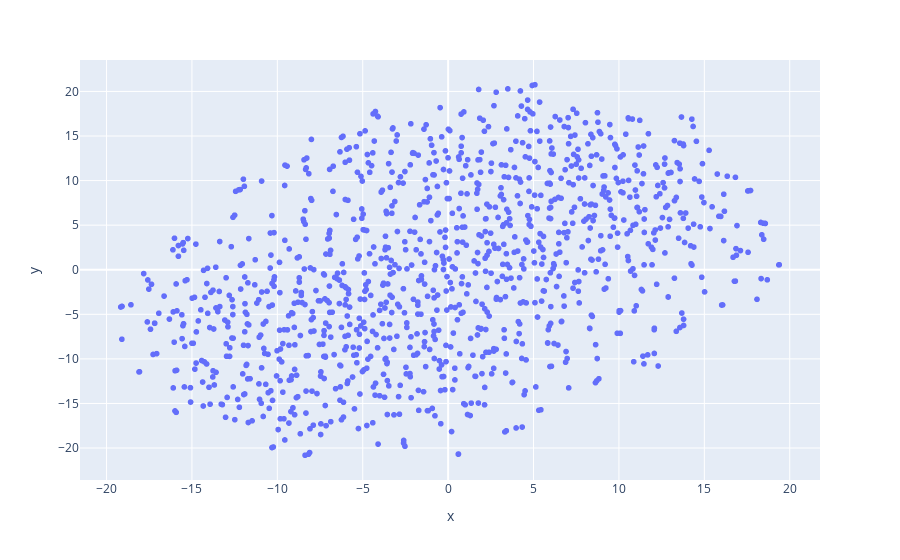

Notebook source saved alongside this figure:
### Code cell
import plotly.express as px
fig = px.scatter(
    projection, x='x', y='y'
)
fig.show()

### Figure 1 — Plotly figure (JSON) as saved in the notebook; plotly's stock layout.template omitted (floating-point values rounded to 4 significant figures; data arrays with more than 128 entries replaced by an {"elided": "..."} marker saying what was removed)
{"data": [{"hovertemplate": "x=%{x}<br>y=%{y}<extra></extra>", "legendgroup": "", "marker": {"color": "#636efa", "symbol": "circle"}, "mode": "markers", "name": "", "showlegend": false, "type": "scattergl", "x": {"elided": "1152 float values"}, "xaxis": "x", "y": {"elided": "1152 float values"}, "yaxis": "y"}], "layout": {"legend": {"tracegroupgap": 0}, "margin": {"t": 60}, "xaxis": {"anchor": "y", "domain": [0, 1], "title": {"text": "x"}}, "yaxis": {"anchor": "x", "domain": [0, 1], "title": {"text": "y"}}}}
